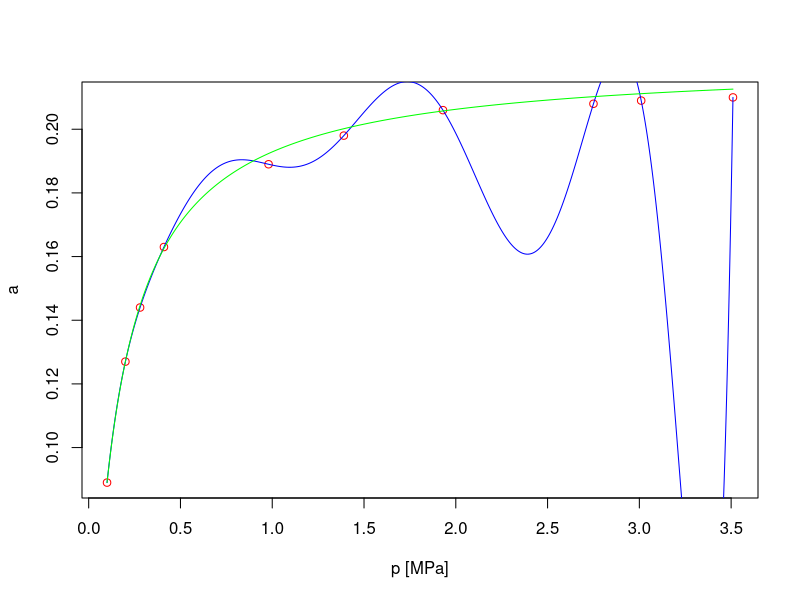

Write R code to recreate this figure.
# https://physics.ujep.cz/~jskvor/NME/NUM-25-01-03.pdf

# De facto:
# x = p
# y = a = a(p)

# Data
p <- c(0.100, 0.200, 0.280, 0.410, 0.980, 1.390, 1.930, 2.750, 3.010, 3.510)
a <- c(0.089, 0.127, 0.144, 0.163, 0.189, 0.198, 0.206, 0.208, 0.209, 0.210)

# Chceme určit, pro jaké am a pro jaké b budou výstupy funkce a(p) vycházet tak, jako je v datech.
# Resp. jaké am a b jsem musel do a(p) dosadit, aby vyšly ty data.

# Parametry určené analyticky (WolframAlpha)
am <- 11303 / 51000
b  <- 255 / 38

# a = ..., resp. a(p) = ...
amodel <- function(p, am, b) {
  am * (b * p) / (1 + b * p)
}

# hodnoty modelu v měřených bodech
a_model <- round(amodel(p, am, b), 3)

# Lagrangeova interpolace
Lagrange<-function(t, x, y){ #t je naše konkrétní x, které budeme dosazovat, x je vektor x1, x2, ..., xn
  n<-length(x)
  soucet<-0
  for(i in 1:n){
    soucin<-1
    for(j in 1:n){
      if(j!=i) {
        soucin<-soucin*(t-x[j])/(x[i]-x[j])
      }
    }
    soucet<-soucet + y[i]*soucin
  }
  return(soucet)
}

p_interp <- seq(min(p), max(p), length.out = 1000)

a_lagrange <- numeric(length(p_interp ))
for (i in 1:length(p_interp)) {
  a_lagrange[i] <- Lagrange(p_interp[i], p, a)
}

plot(p, a, pch = 21, col = "red",bg  = NA, xlab = "p [MPa]", ylab = "a")
lines(p_interp, a_lagrange, col = "blue")
lines(p_interp, amodel(p_interp , am, b), col = "green")